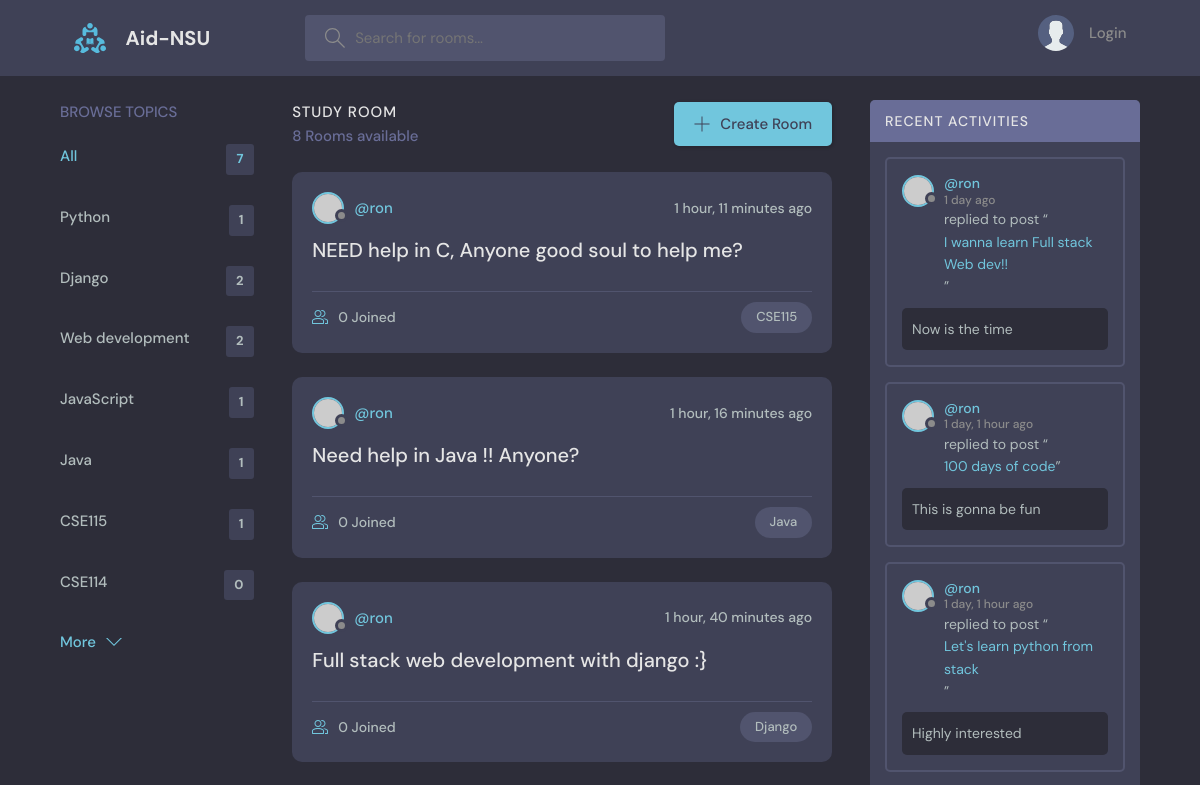
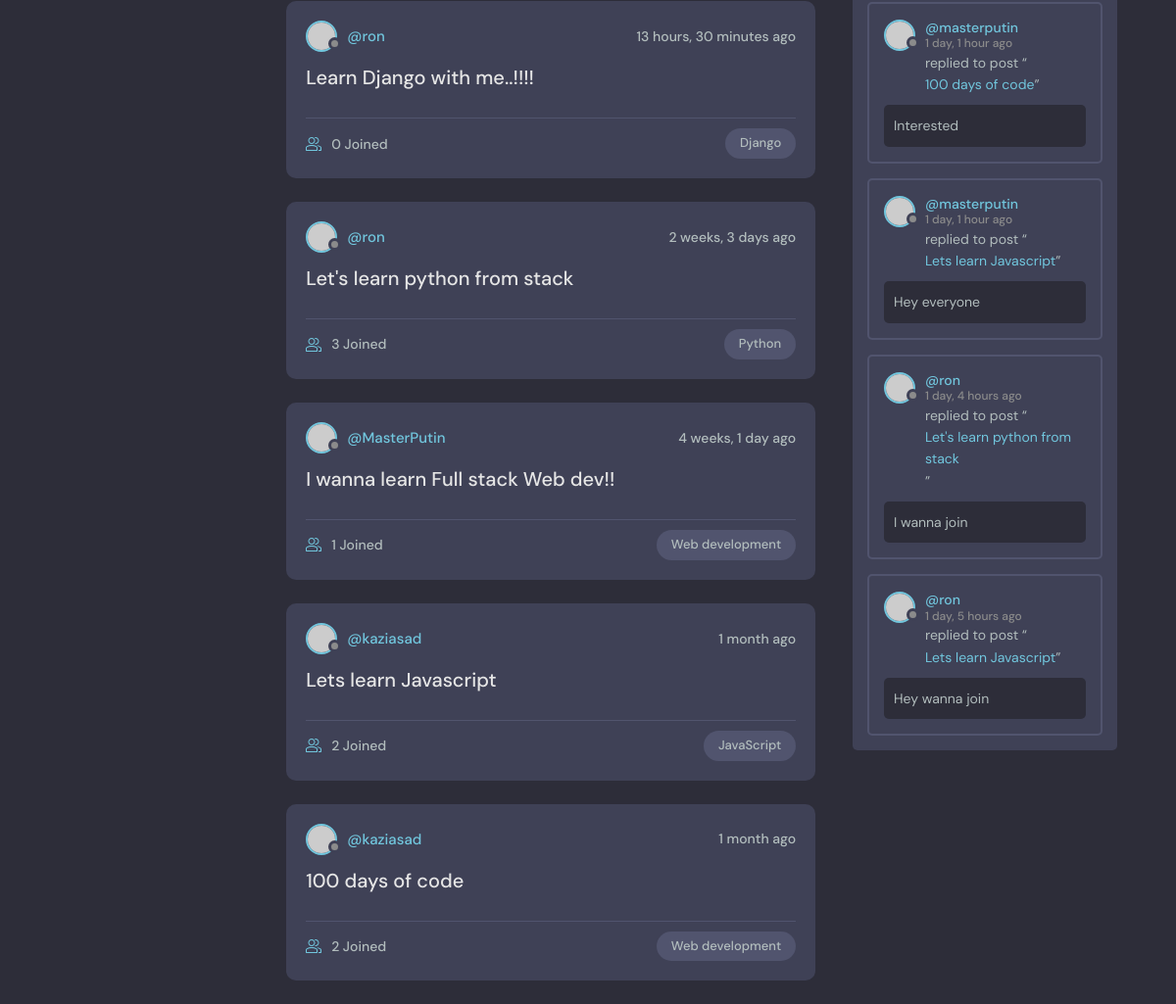
The page / on the database its author committed (2 pictures, top to bottom).
### base/models.py (models this page shows, shortened)
class Topic(models.Model):
    name = models.CharField(max_length=200)

class Room(models.Model):
    host = models.ForeignKey(User, on_delete=models.SET_NULL,null=True)
    topic = models.ForeignKey(Topic, on_delete=models.SET_NULL,null=True)
    name = models.CharField(max_length=200)
    description = models.TextField(null=True, blank=True)
    participants = models.ManyToManyField(User, related_name = 'participants', blank=True)
    updated = models.DateTimeField(auto_now=True)
    created = models.DateTimeField(auto_now_add=True)
    class Meta:
        ordering = ['-updated' , '-created']
    def __str__(self):
        return self.name

class Message(models.Model):
    user = models.ForeignKey(User, on_delete=models.CASCADE)
    room = models.ForeignKey(Room, on_delete=models.CASCADE)
    body = models.TextField()
    updated = models.DateTimeField(auto_now=True)
    created = models.DateTimeField(auto_now_add=True)
    class Meta:
        ordering = ['-updated' , '-created']

### base/views.py (the view)
# urls.py: path('',views.home, name="home"),
def home(request):
    q = request.GET.get('q') if request.GET.get('q') != None else ''
    rooms = Room.objects.filter(
        Q(topic__name__contains=q) |
        Q(name__icontains=q) |
        Q(description__icontains=q)
    )
    topics = Topic.objects.all()
    room_count = rooms.count()
    room_messages = Message.objects.filter(
        Q(room__name__icontains=q))  # Mofidy the activity settings
    context = {'rooms': rooms, 'topics': topics,
               'room_count': room_count, 'room_messages': room_messages}
    return render(request, 'base/home.html', context)

### base/templates/base/home.html (shortened to what this page needs)
{% extends 'main.html' %}
{% block content %}
<main class="layout layout--3">
  <div class="container">
    {% include 'base/topics_component.html' %}
    <div class="roomList">
      <div class="roomList__header">
        <div>
          <h2>Study Room</h2>
          <p>{{room_count}} Rooms available</p>
        </div>
        <a class="btn btn--main" href="{% url 'create-room' %}">
          <svg version="1.1" xmlns="http://www.w3.org/2000/svg" width="32" height="32" viewBox="0 0 32 32">
            <title>add</title>
            <path
              d="M16.943 0.943h-1.885v14.115h-14.115v1.885h14.115v14.115h1.885v-14.115h14.115v-1.885h-14.115v-14.115z">
            </path>
          </svg>
          Create Room
        </a>
      </div>
       {% include 'base/feed_component.html' %}
    </div>
    {% include 'base/activity_component.html' %}
  </div>
</main>
{% endblock %}

### base/templates/base/topics_component.html
<div class="topics">
    <div class="topics__header">
      <h2>Browse Topics</h2>
    </div>
    <ul class="topics__list">
      <li>
        <a href="{% url 'home'%}" class="active">All <span>{{topics.count}}</span></a>
      </li>
      {% for topic in topics %}
      <li>
        <a href=""{% url 'home' %}?q={{topic.name}}">{{topic.name}}<span>{{topic.room_set.all.count}}</span></a>
      </li>
      {% endfor %}
    </ul>
    <a class="btn btn--link" href="topics.html">
      More
      <svg version="1.1" xmlns="http://www.w3.org/2000/svg" width="32" height="32" viewBox="0 0 32 32">
        <title>chevron-down</title>
        <path d="M16 21l-13-13h-3l16 16 16-16h-3l-13 13z"></path>
      </svg>
    </a>
  </div>

### base/templates/base/feed_component.html (shortened to what this page needs)
{% for room in rooms %}
<div class="roomListRoom">
        <div class="roomListRoom__header">
          <a href="{% url 'user-profile' room.host.id %}" class="roomListRoom__author">
            <div class="avatar avatar--small">
              <img src="https://randomuser.me/api/portraits/women/11.jpg" />
            </div>
            <span>@{{room.host.username}}</span>
          </a>
          <div class="roomListRoom__actions">
            <span>{{room.created|timesince}} ago</span>
          </div>
        </div>
        <div class="roomListRoom__content">
          <a href="{% url 'room' room.id %}">{{room.name}}</a>
        </div>
        <div class="roomListRoom__meta">
          <a href="{% url 'room' room.id %}" class="roomListRoom__joined">
            {{room.participants.all.count}} Joined
          </a>
          <p class="roomListRoom__topic">{{room.topic.name}}</p>
        </div>
</div>
{% endfor %}

### base/templates/base/activity_component.html (shortened to what this page needs)
<div class="activities">
    <div class="activities__header">
      <h2>Recent Activities</h2>
    </div>
    {% for message in room_messages %}
    <div class="activities__box">
      <div class="activities__boxHeader roomListRoom__header">
        <a href="{% url 'user-profile' message.user.id %}" class="roomListRoom__author">
          <div class="avatar avatar--small">
            <img src="https://randomuser.me/api/portraits/women/11.jpg" />
          </div>
          <p>
            @{{message.user}}
            <span>{{message.created|timesince}} ago </span>
          </p>
        </a>
      </div>
      <div class="activities__boxContent">
        <p>replied to post “<a href="{% url 'room' message.room.id %}">{{message.room}}</a>”</p>
        <div class="activities__boxRoomContent">
            {{message.body}}
        </div>
      </div>
    </div>
    {% endfor %}
  </div>

### rows shown on the page
Topic: name "Python", room_set.all.count "1"
Topic: name "Django", room_set.all.count "2"
Topic: name "Web development", room_set.all.count "2"
Topic: name "JavaScript", room_set.all.count "1"
Topic: name "Java", room_set.all.count "1"
Topic: name "CSE115", room_set.all.count "1"
Topic: name "CSE114", room_set.all.count "0"
Room: host.username "ron", created "1 hour, 11 minutes", name "NEED help in C, Anyone good soul to help me?", participants.all.count "0", topic.name "CSE115"
Room: host.username "ron", created "1 hour, 16 minutes", name "Need help in Java !! Anyone?", participants.all.count "0", topic.name "Java"
Room: host.username "ron", created "1 hour, 40 minutes", name "Full stack web development with django :}", participants.all.count "0", topic.name "Django"
Room: host.username "ron", created "13 hours, 30 minutes", name "Learn Django with me..!!!!", participants.all.count "0", topic.name "Django"
Room: host.username "ron", created "2 weeks, 3 days", name "Let's learn python from stack", participants.all.count "3", topic.name "Python"
Room: host.username "MasterPutin", created "4 weeks, 1 day", name "I wanna learn Full stack Web dev!!", participants.all.count "1", topic.name "Web development"
Room: host.username "kaziasad", created "1 month", name "Lets learn Javascript", participants.all.count "2", topic.name "JavaScript"
Room: host.username "kaziasad", created "1 month", name "100 days of code", participants.all.count "2", topic.name "Web development"
Message: user "ron", created "1 day", room "I wanna learn Full stack Web dev!!", body "Now is the time"
Message: user "ron", created "1 day, 1 hour", room "100 days of code", body "This is gonna be fun"
Message: user "ron", created "1 day, 1 hour", room "Let's learn python from stack", body "Highly interested"
Message: user "masterputin", created "1 day, 1 hour", room "100 days of code", body "Interested"
Message: user "masterputin", created "1 day, 1 hour", room "Lets learn Javascript", body "Hey everyone"
Message: user "ron", created "1 day, 4 hours", room "Let's learn python from stack", body "I wanna join"
Message: user "ron", created "1 day, 5 hours", room "Lets learn Javascript", body "Hey wanna join"

### other values the page prints
{{ topics.count }} "7"
{{ room_count }} "8"
